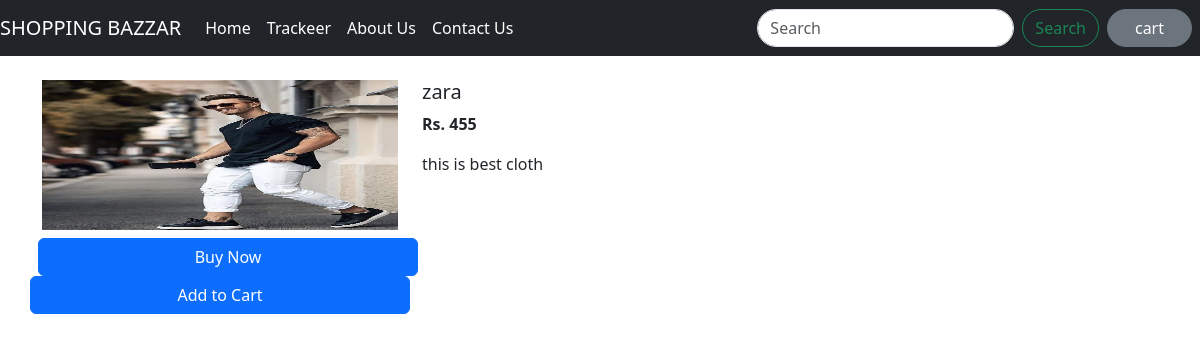
The app's page /shop/products/7 with its own data.
### shop/models.py (models this page shows, shortened)
class Product(models.Model):
    Product_id=models.AutoField
    Product_name=models.CharField(max_length=50)
    category=models.CharField(max_length=50,default="")
    subcategory=models.CharField(max_length=50,default=0)
    price=models.IntegerField(default=0)
    dsc=models.CharField(max_length=1000)
    pub_date=models.DateField()
    image=models.ImageField(upload_to='shop/images',default="")

### shop/views.py (the view)
# urls.py: path('products/<int:myid>',views.products,name='ProductView'),
def products(request,myid):
    product=Product.objects.filter(id=myid)
    return render(request,'shop/productView.html',{'product':product[0]})

### shop/templates/shop/productView.html (shortened to what this page needs)
{% extends 'shop/basic.html' %}
{% block body %}
<div class="container my-4">
    <div class="row">
        <div class="col-md-4">
            <div class="row">
                <img src="/media/{{product.image}}" width="220px" height="150px">
            </div>
            <div class="row my-2">
                <button class="btn btn-primary mx-2">Buy Now</button>
                <button class="btn btn-primary">Add to Cart</button>
            </div>
        </div>
        <div class="col-md-8">
            <h5>{{product.Product_name}}</h5>
            <p><b>Rs. {{product.price}}</b></p>
            <p>{{product.dsc}}</p>
        </div>
    </div>
</div>
{% endblock %}

### records on screen
Product: image (picture), Product_name "zara", price "455", dsc "this is best cloth"
